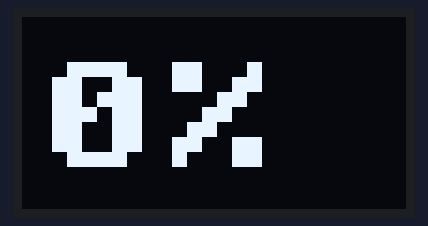
The program below on a simulated ESP32 board running MicroPython. Parts: 128×64 one-colour display. Library files of the repository ran but are not shown: ssd1306.py.

Above: at 0.1 s.
At 4.9 s:
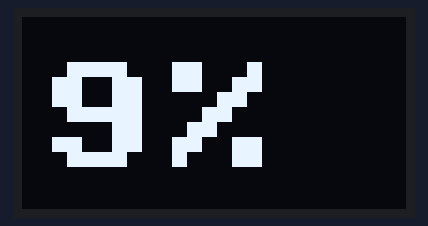
At 9.6 s:
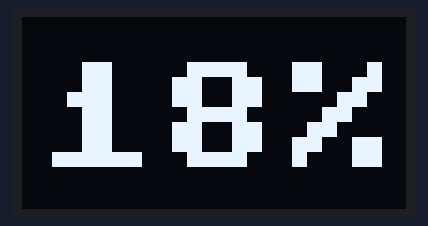
At 19.7 s:
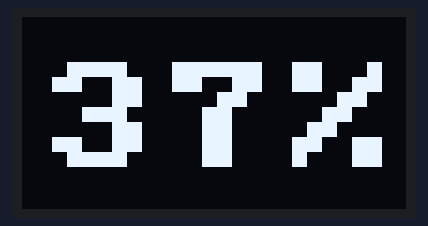
At 29.2 s:
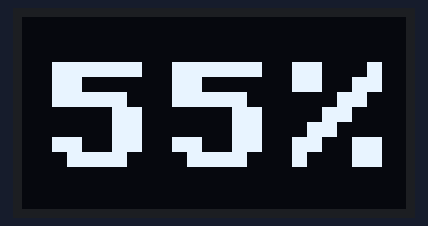
At 39.2 s:
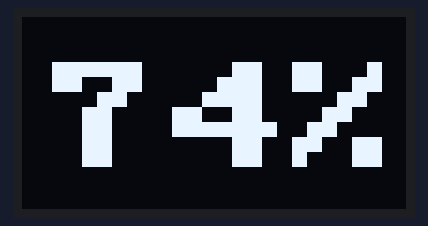

Measured:
- what the display in image 1 shows lasts 0.5 s, from 4.8 s to 5.3 s

The program:

example.py
```python
from machine import Pin, SoftI2C
import ssd1306
import time

i2c = SoftI2C(sda=Pin(21), scl=Pin(22))
oled_width = 128
oled_height = 64
oled = ssd1306.SSD1306_I2C(oled_width, oled_height, i2c)

while True:
    for i in range(100):
       oled.fill(0) #clear screen, write_text() draws on top of what is already there
       oled.write_text(f"{i}%", 5, 15, 5) #scale font with factor 5
       oled.show()
       time.sleep(0.5)
```
